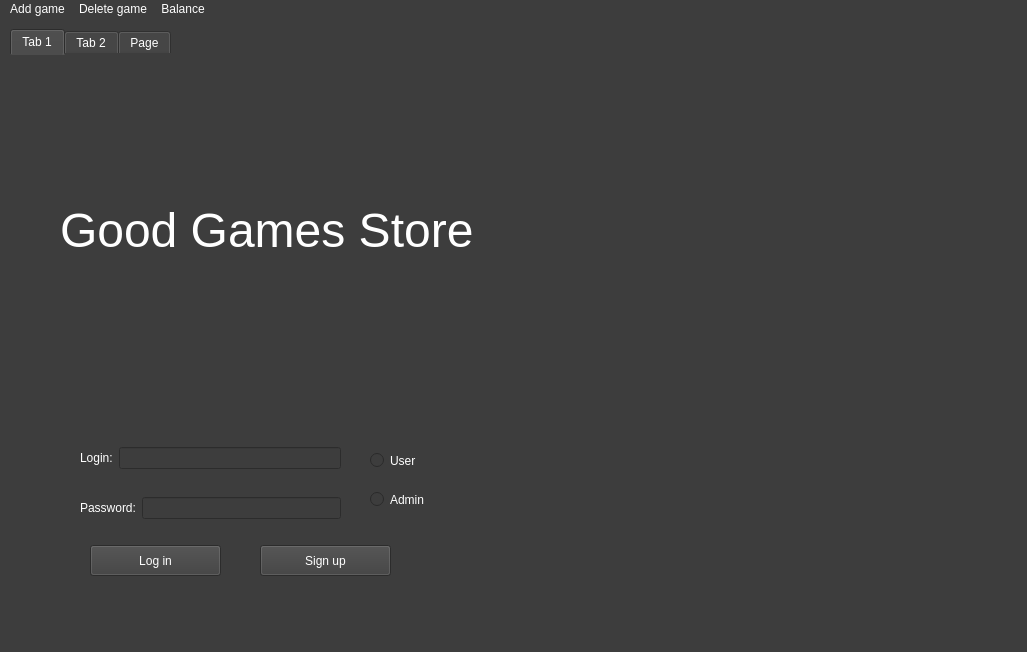
<?xml version="1.0" encoding="UTF-8"?>
<ui version="4.0">
 <class>MainWindow</class>
 <widget class="QMainWindow" name="MainWindow">
  <property name="geometry">
   <rect>
    <x>0</x>
    <y>0</y>
    <width>1027</width>
    <height>652</height>
   </rect>
  </property>
  <property name="windowTitle">
   <string>MainWindow</string>
  </property>
  <property name="styleSheet">
   <string notr="true">background-color: rgb(61, 61, 61);
color: rgb(255, 255, 255);
</string>
  </property>
  <widget class="QWidget" name="centralwidget">
   <widget class="QTabWidget" name="tabWidget">
    <property name="geometry">
     <rect>
      <x>10</x>
      <y>10</y>
      <width>1001</width>
      <height>581</height>
     </rect>
    </property>
    <property name="whatsThis">
     <string>&lt;html&gt;&lt;head/&gt;&lt;body&gt;&lt;p&gt;Home&lt;/p&gt;&lt;/body&gt;&lt;/html&gt;</string>
    </property>
    <property name="styleSheet">
     <string notr="true">color: rgb(255, 255, 255);
border-top-color: rgb(61, 61, 61);
background-color: rgb(61, 61, 61);
border-color: rgb(61, 61, 61);
selection-background-color: rgb(61, 61, 61);
background-color: rgb(61, 61, 61);
selection-background-color: rgb(61, 61, 61);</string>
    </property>
    <property name="currentIndex">
     <number>0</number>
    </property>
    <widget class="QWidget" name="tab">
     <attribute name="title">
      <string>Tab 1</string>
     </attribute>
     <widget class="QLabel" name="label_5">
      <property name="geometry">
       <rect>
        <x>50</x>
        <y>70</y>
        <width>561</width>
        <height>211</height>
       </rect>
      </property>
      <property name="styleSheet">
       <string notr="true">font-size: 36pt;</string>
      </property>
      <property name="text">
       <string>Good Games Store</string>
      </property>
     </widget>
     <widget class="QLabel" name="label_logo">
      <property name="geometry">
       <rect>
        <x>670</x>
        <y>20</y>
        <width>241</width>
        <height>291</height>
       </rect>
      </property>
      <property name="text">
       <string/>
      </property>
     </widget>
     <widget class="QWidget" name="layoutWidget">
      <property name="geometry">
       <rect>
        <x>70</x>
        <y>390</y>
        <width>261</width>
        <height>26</height>
       </rect>
      </property>
      <layout class="QHBoxLayout" name="horizontalLayout_4">
       <item>
        <widget class="QLabel" name="label">
         <property name="text">
          <string>Login:</string>
         </property>
        </widget>
       </item>
       <item>
        <widget class="QLineEdit" name="lineEdit_Login"/>
       </item>
      </layout>
     </widget>
     <widget class="QWidget" name="layoutWidget">
      <property name="geometry">
       <rect>
        <x>70</x>
        <y>440</y>
        <width>261</width>
        <height>26</height>
       </rect>
      </property>
      <layout class="QHBoxLayout" name="horizontalLayout_5">
       <item>
        <widget class="QLabel" name="label_2">
         <property name="text">
          <string>Password:</string>
         </property>
        </widget>
       </item>
       <item>
        <widget class="QLineEdit" name="lineEdit_password">
         <property name="inputMethodHints">
          <set>Qt::ImhHiddenText|Qt::ImhSensitiveData</set>
         </property>
        </widget>
       </item>
      </layout>
     </widget>
     <widget class="QPushButton" name="pushButton_log">
      <property name="geometry">
       <rect>
        <x>80</x>
        <y>490</y>
        <width>131</width>
        <height>31</height>
       </rect>
      </property>
      <property name="text">
       <string>Log in</string>
      </property>
     </widget>
     <widget class="QPushButton" name="pushButton_sign">
      <property name="geometry">
       <rect>
        <x>250</x>
        <y>490</y>
        <width>131</width>
        <height>31</height>
       </rect>
      </property>
      <property name="text">
       <string>Sign up</string>
      </property>
     </widget>
     <widget class="QWidget" name="">
      <property name="geometry">
       <rect>
        <x>360</x>
        <y>380</y>
        <width>59</width>
        <height>91</height>
       </rect>
      </property>
      <layout class="QVBoxLayout" name="verticalLayout_3">
       <item>
        <widget class="QRadioButton" name="radioButton_user">
         <property name="text">
          <string>User</string>
         </property>
         <property name="autoExclusive">
          <bool>true</bool>
         </property>
        </widget>
       </item>
       <item>
        <widget class="QRadioButton" name="radioButton_admin">
         <property name="text">
          <string>Admin</string>
         </property>
         <property name="autoExclusive">
          <bool>true</bool>
         </property>
        </widget>
       </item>
      </layout>
     </widget>
    </widget>
    <widget class="QWidget" name="tab_2">
     <attribute name="title">
      <string>Tab 2</string>
     </attribute>
     <widget class="QWidget" name="layoutWidget">
      <property name="geometry">
       <rect>
        <x>10</x>
        <y>20</y>
        <width>981</width>
        <height>521</height>
       </rect>
      </property>
      <layout class="QVBoxLayout" name="verticalLayout">
       <item>
        <widget class="QLabel" name="label_3">
         <property name="styleSheet">
          <string notr="true">font-size: 24pt;</string>
         </property>
         <property name="text">
          <string>Your Library:</string>
         </property>
        </widget>
       </item>
       <item>
        <widget class="QTableWidget" name="tableWidget_library">
         <property name="styleSheet">
          <string notr="true">color: rgb(61, 61, 61);</string>
         </property>
         <property name="sortingEnabled">
          <bool>true</bool>
         </property>
         <attribute name="horizontalHeaderDefaultSectionSize">
          <number>218</number>
         </attribute>
         <attribute name="horizontalHeaderStretchLastSection">
          <bool>true</bool>
         </attribute>
         <column>
          <property name="text">
           <string>Name</string>
          </property>
         </column>
         <column>
          <property name="text">
           <string>Price</string>
          </property>
         </column>
         <column>
          <property name="text">
           <string>Genre</string>
          </property>
         </column>
         <column>
          <property name="text">
           <string>Publisher</string>
          </property>
         </column>
        </widget>
       </item>
      </layout>
     </widget>
    </widget>
    <widget class="QWidget" name="tab_3">
     <attribute name="title">
      <string>Page</string>
     </attribute>
     <widget class="QWidget" name="layoutWidget">
      <property name="geometry">
       <rect>
        <x>10</x>
        <y>20</y>
        <width>981</width>
        <height>521</height>
       </rect>
      </property>
      <layout class="QVBoxLayout" name="verticalLayout_2">
       <item>
        <widget class="QLabel" name="label_4">
         <property name="styleSheet">
          <string notr="true">font-size: 24pt;</string>
         </property>
         <property name="text">
          <string>Games:</string>
         </property>
        </widget>
       </item>
       <item>
        <widget class="QTableWidget" name="tableWidget_store">
         <property name="styleSheet">
          <string notr="true">background-color: rgb(61, 61, 61);
color: rgb(61, 61, 61);</string>
         </property>
         <attribute name="horizontalHeaderDefaultSectionSize">
          <number>218</number>
         </attribute>
         <attribute name="horizontalHeaderStretchLastSection">
          <bool>true</bool>
         </attribute>
         <column>
          <property name="text">
           <string>Name</string>
          </property>
         </column>
         <column>
          <property name="text">
           <string>Price</string>
          </property>
         </column>
         <column>
          <property name="text">
           <string>Genre</string>
          </property>
         </column>
         <column>
          <property name="text">
           <string>Publisher</string>
          </property>
         </column>
        </widget>
       </item>
      </layout>
     </widget>
    </widget>
   </widget>
  </widget>
  <widget class="QMenuBar" name="menubar">
   <property name="geometry">
    <rect>
     <x>0</x>
     <y>0</y>
     <width>1027</width>
     <height>21</height>
    </rect>
   </property>
   <widget class="QMenu" name="menuAdd_game">
    <property name="title">
     <string>Add game</string>
    </property>
    <addaction name="actionAdventure"/>
    <addaction name="actionHorror"/>
    <addaction name="actionMMORPG"/>
    <addaction name="actionSandbox"/>
    <addaction name="actionShooter"/>
   </widget>
   <widget class="QMenu" name="menuDelete">
    <property name="title">
     <string>Delete game</string>
    </property>
    <addaction name="actionBrowse"/>
   </widget>
   <widget class="QMenu" name="menuBalance">
    <property name="title">
     <string>Balance</string>
    </property>
    <addaction name="actionShow_info"/>
    <addaction name="actionAdd"/>
   </widget>
   <addaction name="menuAdd_game"/>
   <addaction name="menuDelete"/>
   <addaction name="menuBalance"/>
  </widget>
  <widget class="QStatusBar" name="statusbar"/>
  <action name="actionAdventure">
   <property name="text">
    <string>Adventure</string>
   </property>
  </action>
  <action name="actionHorror">
   <property name="text">
    <string>Horror</string>
   </property>
  </action>
  <action name="actionMMORPG">
   <property name="text">
    <string>MMORPG</string>
   </property>
  </action>
  <action name="actionSandbox">
   <property name="text">
    <string>Sandbox</string>
   </property>
  </action>
  <action name="actionShooter">
   <property name="text">
    <string>Shooter</string>
   </property>
  </action>
  <action name="actionBrowse">
   <property name="text">
    <string>Browse</string>
   </property>
  </action>
  <action name="actionShow_info">
   <property name="text">
    <string>Show info</string>
   </property>
  </action>
  <action name="actionAdd">
   <property name="text">
    <string>Add</string>
   </property>
  </action>
 </widget>
 <resources/>
 <connections/>
</ui>
